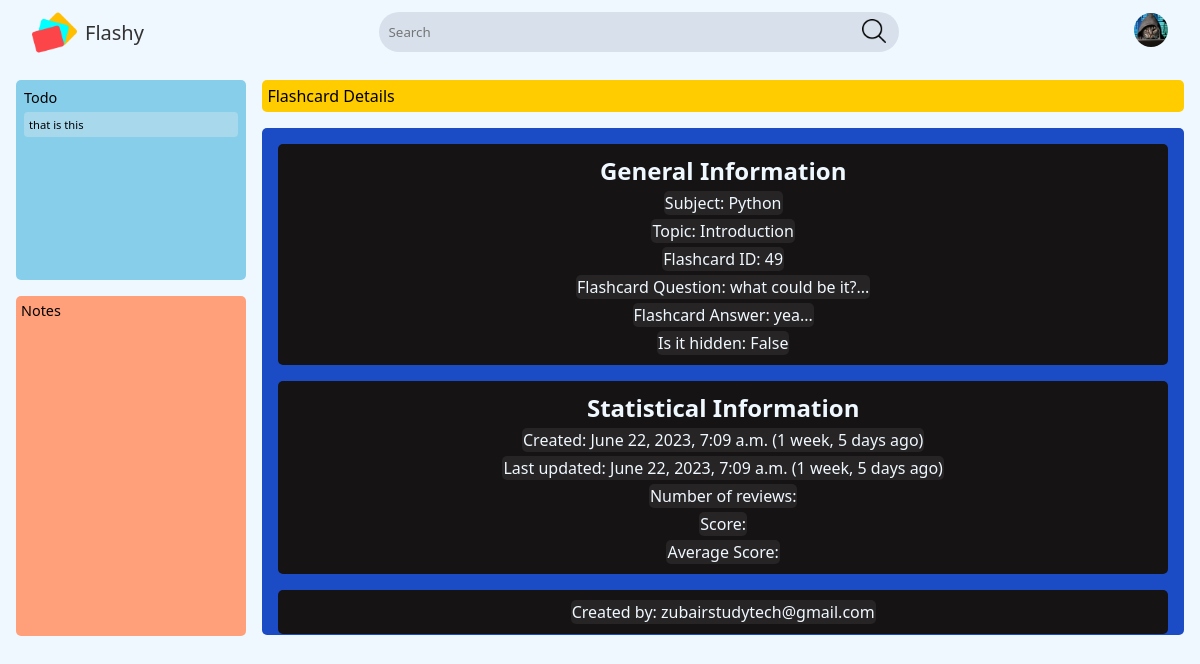
/subject=28/topic=50/flashcard=49 (signed in), run on an earlier commit of the app's database.
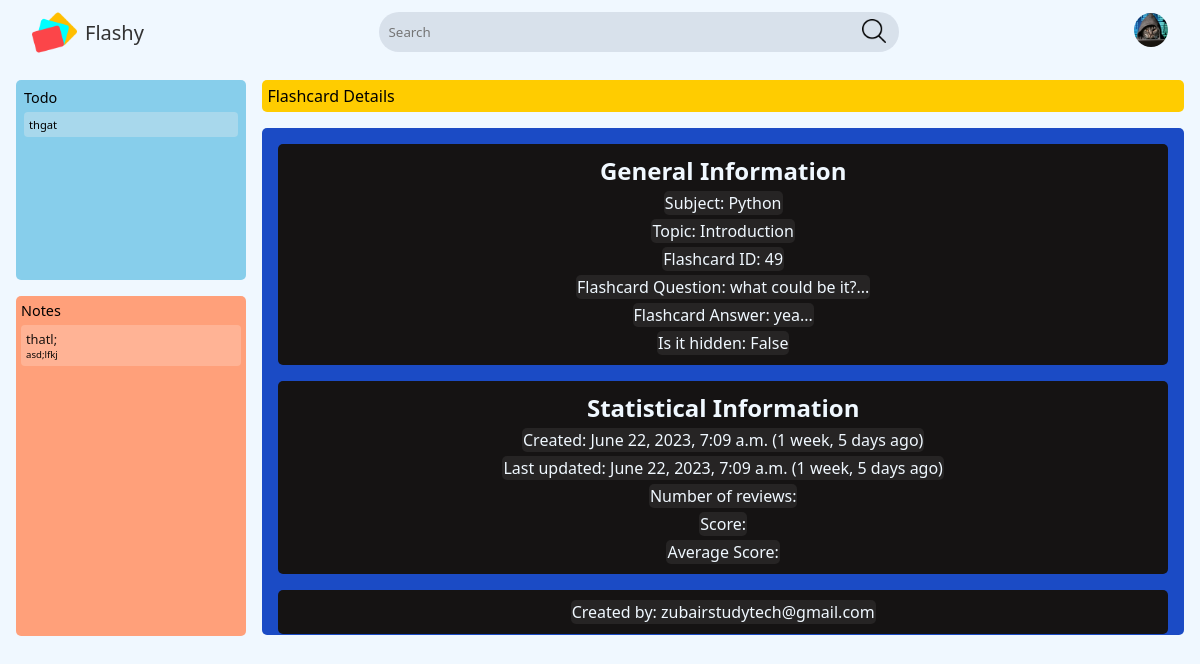
And on a later commit of the database.
### flashcard/models.py (models this page shows)
class Todo(models.Model):
  task = models.TextField(max_length=300, null=False, blank=False)
  created = models.DateTimeField(auto_now_add=True)
  creator = models.ForeignKey(User, on_delete=models.CASCADE)

class Notes(models.Model):
  title = models.CharField(max_length=100, null=False, blank=False, default="")
  note = models.TextField(max_length=3000, null=False, blank=False)
  flashcard = models.ForeignKey(FlashCard, null=True, on_delete=models.SET_NULL, blank=True)
  topic = models.ForeignKey(Topics, null=True, on_delete=models.SET_NULL, blank=True)
  created = models.DateTimeField(auto_now_add=True)
  updated = models.DateTimeField(auto_now=True)
  creator = models.ForeignKey(User, on_delete=models.CASCADE)

### flashcard/views.py (the view)
# urls.py: path('', include('flashcard.urls')),
def flashcard(request, subject_id, topic_id, flashcard_id):
	current_subject = Subject.objects.get(id=subject_id)
	current_topic = Topics.objects.get(id=topic_id)
	notes = Notes.objects.filter(creator=request.user).order_by("-updated")
	to_do = Todo.objects.filter(creator=request.user).order_by("created")
	flashcards = FlashCard.objects.get(creator=request.user, topic__subject=current_topic.subject,
	                                     topic=current_topic, id=flashcard_id)
	context = {"notes": notes, "todo": to_do, "topic": current_topic, "subject": current_subject, "flashcards": flashcards}
	return render(request, "flashcards/important/flashcard.html", context)

### flashcard/templates/flashcards/important/flashcard.html (shortened to what this page needs)
{% extends 'main.html' %}
{% load static %}
{% block css_file %} <link rel="stylesheet" href="{% static 'styles/important/flashcard.css' %}"> {% endblock css_file %}
{% block content %}
  <div class="flashcard-div">
    <div class="flashcard-left">
      {% include 'flashcards/components/todo.html' %}
      {% include 'flashcards/components/notes.html' %}
    </div>
    <div class="flashcard-right">
      <div class="div-info">
        <p>Flashcard Details</p>
      </div>
      <div class="flashcard-details">
        <div class="general-info">
          <h1>General Information</h1>
          <p>Subject: {{ subject.subject_name }}</p>
          <p>Topic: {{ topic.topic_name }}</p>
          <p>Flashcard ID: {{ flashcards.id }}</p>
          <p>Flashcard Question: {{ flashcards.question|slice:":50" }}...</p>
          <p>Flashcard Answer: {{ flashcards.answer|slice:":50" }}...</p>
          <p>Is it hidden: {{ flashcards.is_hidden }}</p>
        </div>
        <div class="statistical-info">
          <h1>Statistical Information</h1>
          <p>Created: {{ flashcards.created }} ({{ flashcards.created|timesince }} ago)</p>
          <p>Last updated: {{ flashcards.updated }} ({{ flashcards.created|timesince }} ago)</p>
          <p>Number of reviews: {{ flashcards.lapses }}</p>
          <p>Score: {{ flashcards.score }} </p>
          <p>Average Score: {{ flashcards.average }}</p>
        </div>
        <div class="created-by">
          <p>Created by: {{ flashcards.creator }}</p>
        </div>
      </div>
    </div>
  </div>
{% endblock content %}

### flashcard/templates/flashcards/components/todo.html
{% load static %}
<link rel="stylesheet" href="{% static 'styles/components/todo.css' %}">
<div class="to-do-container container">
  <a href="{% url 'create_todo' %}?next={{ request.path }}"><div class="to-do-header header">Todo </div></a>
    <div class="to-do-body body">
        {% for element in todo %}
          <a href="{% url 'delete_todo' element.id %}?next_url={{ request.path|urlencode }}">
            <div class="todo-element">
              <p class="todo-element-paragraph">{{ element.task }}</p>
            </div>
          </a>
        {% endfor %}
    </div>
</div>

### flashcard/templates/flashcards/components/notes.html
{% load static %}
<link rel="stylesheet" href="{% static 'styles/components/notes.css' %}">
<div class="notes-container container">
  <a href="{% url 'create_notes' %}?next_url={{ request.path }}"><div class="notes-header header">Notes </div></a>
    <div class="notes-body body">
        {% for element in notes %}
           <a href="{% url 'delete_notes' element.id %}?next_url={{ request.path }}">
            <div class="notes-element">
              <p class="notes-element-title">{{ element.title }}</p>
              <p class="notes-element-paragraph">{{ element.note }}</p>
            </div>
           </a>
        {% endfor %}
    </div>
</div>

What changed in the data, as far as the page shows it:
removed Todo: task "that is this"
added Todo: task "thgat"
added Notes: title "thatl;", note "asd;lfkj"
